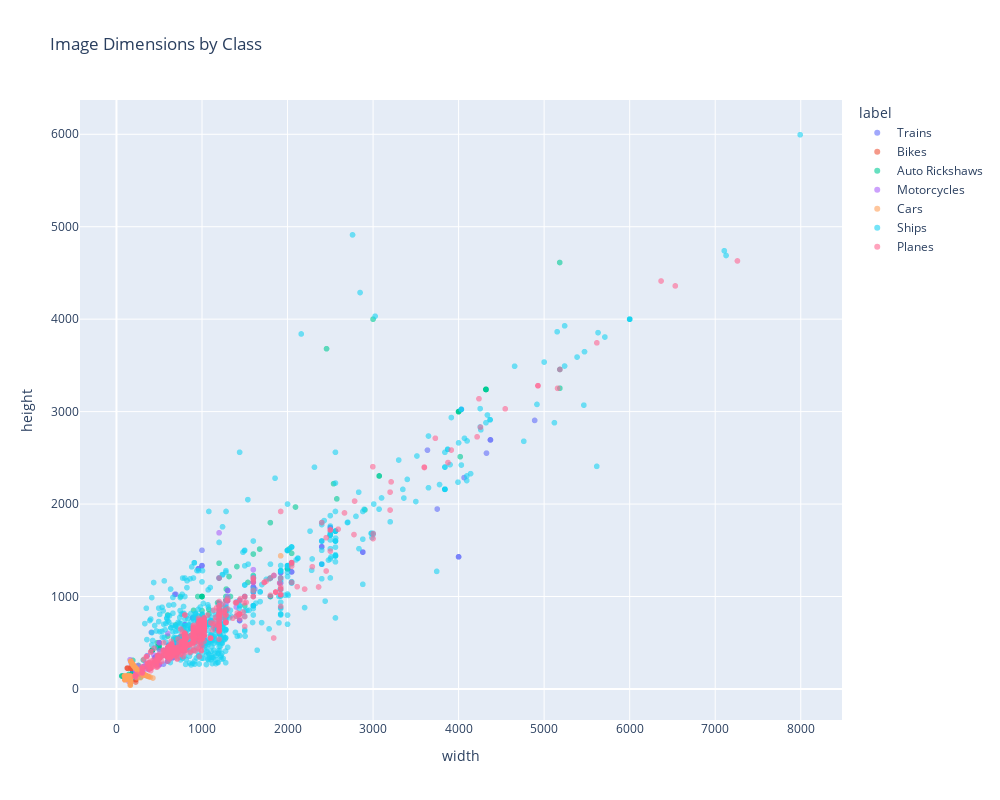

This figure's notebook cell:
### Code cell
fig = px.scatter(df, x='width', y='height', color='label', 
                 title='Image Dimensions by Class',
                 opacity=0.6)
fig.update_layout(width=1000, height=800)
fig.show()

### Figure 1 — Plotly figure (JSON) as saved in the notebook; plotly's stock layout.template omitted (floating-point values rounded to 4 significant figures; data arrays with more than 128 entries replaced by an {"elided": "..."} marker saying what was removed)
{"data": [{"hovertemplate": "label=Trains<br>width=%{x}<br>height=%{y}<extra></extra>", "legendgroup": "Trains", "marker": {"color": "#636efa", "opacity": 0.6, "symbol": "circle"}, "mode": "markers", "name": "Trains", "showlegend": true, "type": "scattergl", "x": {"elided": "800 int values"}, "xaxis": "x", "y": {"elided": "800 int values"}, "yaxis": "y"}, {"hovertemplate": "label=Bikes<br>width=%{x}<br>height=%{y}<extra></extra>", "legendgroup": "Bikes", "marker": {"color": "#EF553B", "opacity": 0.6, "symbol": "circle"}, "mode": "markers", "name": "Bikes", "showlegend": true, "type": "scattergl", "x": {"elided": "800 int values"}, "xaxis": "x", "y": {"elided": "800 int values"}, "yaxis": "y"}, {"hovertemplate": "label=Auto Rickshaws<br>width=%{x}<br>height=%{y}<extra></extra>", "legendgroup": "Auto Rickshaws", "marker": {"color": "#00cc96", "opacity": 0.6, "symbol": "circle"}, "mode": "markers", "name": "Auto Rickshaws", "showlegend": true, "type": "scattergl", "x": {"elided": "800 int values"}, "xaxis": "x", "y": {"elided": "800 int values"}, "yaxis": "y"}, {"hovertemplate": "label=Motorcycles<br>width=%{x}<br>height=%{y}<extra></extra>", "legendgroup": "Motorcycles", "marker": {"color": "#ab63fa", "opacity": 0.6, "symbol": "circle"}, "mode": "markers", "name": "Motorcycles", "showlegend": true, "type": "scattergl", "x": {"elided": "800 int values"}, "xaxis": "x", "y": {"elided": "800 int values"}, "yaxis": "y"}, {"hovertemplate": "label=Cars<br>width=%{x}<br>height=%{y}<extra></extra>", "legendgroup": "Cars", "marker": {"color": "#FFA15A", "opacity": 0.6, "symbol": "circle"}, "mode": "markers", "name": "Cars", "showlegend": true, "type": "scattergl", "x": {"elided": "790 int values"}, "xaxis": "x", "y": {"elided": "790 int values"}, "yaxis": "y"}, {"hovertemplate": "label=Ships<br>width=%{x}<br>height=%{y}<extra></extra>", "legendgroup": "Ships", "marker": {"color": "#19d3f3", "opacity": 0.6, "symbol": "circle"}, "mode": "markers", "name": "Ships", "showlegend": true, "type": "scattergl", "x": {"elided": "800 int values"}, "xaxis": "x", "y": {"elided": "800 int values"}, "yaxis": "y"}, {"hovertemplate": "label=Planes<br>width=%{x}<br>height=%{y}<extra></extra>", "legendgroup": "Planes", "marker": {"color": "#FF6692", "opacity": 0.6, "symbol": "circle"}, "mode": "markers", "name": "Planes", "showlegend": true, "type": "scattergl", "x": {"elided": "798 int values"}, "xaxis": "x", "y": {"elided": "798 int values"}, "yaxis": "y"}], "layout": {"height": 800, "legend": {"title": {"text": "label"}, "tracegroupgap": 0}, "title": {"text": "Image Dimensions by Class"}, "width": 1000, "xaxis": {"anchor": "y", "domain": [0, 1], "title": {"text": "width"}}, "yaxis": {"anchor": "x", "domain": [0, 1], "title": {"text": "height"}}}}
